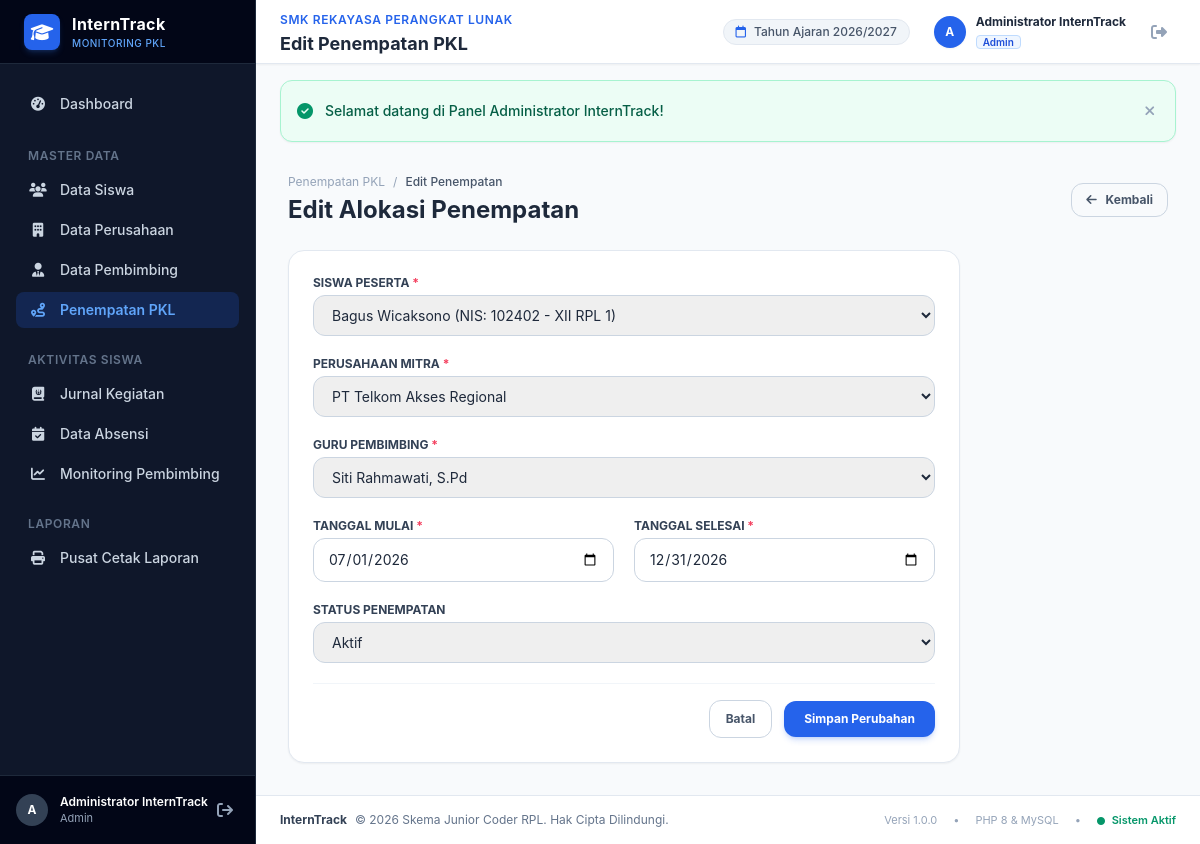
/admin/penempatan/edit.php?id=2 (signed in), run on the app's committed database.
### tables this page shows
CREATE TABLE `penempatan` (
  `id` int(11) NOT NULL AUTO_INCREMENT,
  `siswa_id` int(11) NOT NULL,
  `perusahaan_id` int(11) NOT NULL,
  `pembimbing_id` int(11) NOT NULL,
  `tanggal_mulai` date NOT NULL,
  `tanggal_selesai` date NOT NULL,
  `status` enum('Belum Mulai','Aktif','Selesai') NOT NULL DEFAULT 'Aktif',
  `created_at` timestamp NOT NULL DEFAULT current_timestamp(),
  PRIMARY KEY (`id`),
  KEY `fk_penempatan_siswa` (`siswa_id`),
  KEY `fk_penempatan_perusahaan` (`perusahaan_id`),
  KEY `fk_penempatan_pembimbing` (`pembimbing_id`),
  CONSTRAINT `fk_penempatan_pembimbing` FOREIGN KEY (`pembimbing_id`) REFERENCES `pembimbing` (`id`) ON DELETE CASCADE,
  CONSTRAINT `fk_penempatan_perusahaan` FOREIGN KEY (`perusahaan_id`) REFERENCES `perusahaan` (`id`) ON DELETE CASCADE,
  CONSTRAINT `fk_penempatan_siswa` FOREIGN KEY (`siswa_id`) REFERENCES `siswa` (`id`) ON DELETE CASCADE
);

CREATE TABLE `siswa` (
  `id` int(11) NOT NULL AUTO_INCREMENT,
  `user_id` int(11) DEFAULT NULL,
  `nis` varchar(20) NOT NULL,
  `nama` varchar(100) NOT NULL,
  `kelas` varchar(30) NOT NULL,
  `jurusan` varchar(60) NOT NULL,
  `no_hp` varchar(25) NOT NULL,
  `alamat` text DEFAULT NULL,
  `created_at` timestamp NOT NULL DEFAULT current_timestamp(),
  PRIMARY KEY (`id`),
  UNIQUE KEY `nis` (`nis`),
  KEY `fk_siswa_user` (`user_id`),
  CONSTRAINT `fk_siswa_user` FOREIGN KEY (`user_id`) REFERENCES `users` (`id`) ON DELETE SET NULL
);

CREATE TABLE `perusahaan` (
  `id` int(11) NOT NULL AUTO_INCREMENT,
  `nama_perusahaan` varchar(120) NOT NULL,
  `bidang_usaha` varchar(100) NOT NULL,
  `alamat` text NOT NULL,
  `kontak` varchar(50) NOT NULL,
  `email` varchar(100) DEFAULT NULL,
  `penanggung_jawab` varchar(100) DEFAULT NULL,
  `created_at` timestamp NOT NULL DEFAULT current_timestamp(),
  PRIMARY KEY (`id`)
);

CREATE TABLE `pembimbing` (
  `id` int(11) NOT NULL AUTO_INCREMENT,
  `user_id` int(11) DEFAULT NULL,
  `nip` varchar(30) NOT NULL,
  `nama` varchar(100) NOT NULL,
  `no_hp` varchar(25) NOT NULL,
  `email` varchar(100) DEFAULT NULL,
  `created_at` timestamp NOT NULL DEFAULT current_timestamp(),
  PRIMARY KEY (`id`),
  UNIQUE KEY `nip` (`nip`),
  KEY `fk_pembimbing_user` (`user_id`),
  CONSTRAINT `fk_pembimbing_user` FOREIGN KEY (`user_id`) REFERENCES `users` (`id`) ON DELETE SET NULL
);

### config/helper.php (called while the page is built, shortened)
<?php
function base_url($path = '') {
    $protocol = (!empty($_SERVER['HTTPS']) && $_SERVER['HTTPS'] !== 'off' || (isset($_SERVER['SERVER_PORT']) && $_SERVER['SERVER_PORT'] == 443)) ? "https://" : "http://";
    $host = isset($_SERVER['HTTP_HOST']) ? $_SERVER['HTTP_HOST'] : 'localhost';
    $script_dir = dirname($_SERVER['SCRIPT_NAME']);
    $script_dir = str_replace('\\', '/', $script_dir);
    $pos = stripos($script_dir, '/interntrack');
    if ($pos !== false) {
        $base = substr($script_dir, 0, $pos + 12);
    } else {
        $base = '';
    }
    $clean_path = ltrim($path, '/');
    return rtrim($protocol . $host . $base, '/') . ($clean_path ? '/' . $clean_path : '');
}

### admin/penempatan/edit.php (the view, shortened to what this page needs)
<?php
require_once __DIR__ . '/../../config/database.php';
require_once __DIR__ . '/../../config/helper.php';
$id = (int)($_GET['id'] ?? 0);
$stmt = $pdo->prepare("SELECT * FROM penempatan WHERE id = ?");
$stmt->execute([$id]);
$penempatan = $stmt->fetch();
$siswa_id = $penempatan['siswa_id'];
$perusahaan_id = $penempatan['perusahaan_id'];
$pembimbing_id = $penempatan['pembimbing_id'];
$tanggal_mulai = $penempatan['tanggal_mulai'];
$tanggal_selesai = $penempatan['tanggal_selesai'];
$status = $penempatan['status'];
$siswa_list = $pdo->query("SELECT id, nis, nama, kelas FROM siswa ORDER BY nama ASC")->fetchAll();
$perusahaan_list = $pdo->query("SELECT id, nama_perusahaan FROM perusahaan ORDER BY nama_perusahaan ASC")->fetchAll();
$pembimbing_list = $pdo->query("SELECT id, nama, nip FROM pembimbing ORDER BY nama ASC")->fetchAll();
require_once __DIR__ . '/../../includes/header.php';
?>
<div class="flex h-screen overflow-hidden">
    <?php require_once __DIR__ . '/../../includes/sidebar.php'; ?>
    <div class="flex-1 flex flex-col overflow-y-auto">
        <?php require_once __DIR__ . '/../../includes/navbar.php'; ?>
        <main class="p-4 sm:p-6 lg:p-8 space-y-6">
            <div class="flex items-center justify-between">
                <div>
                    <div class="flex items-center gap-2 text-xs text-slate-400 mb-1">
                        <a href="<?= base_url('admin/penempatan/index.php') ?>" class="hover:text-blue-600">Penempatan PKL</a>
                        <span>/</span>
                        <span class="text-slate-600 font-medium">Edit Penempatan</span>
                    </div>
                    <h2 class="text-xl sm:text-2xl font-bold text-slate-800">Edit Alokasi Penempatan</h2>
                </div>
                <a href="<?= base_url('admin/penempatan/index.php') ?>" class="px-3.5 py-2 rounded-xl border border-slate-300 text-slate-600 hover:bg-slate-100 text-xs font-bold transition-colors">
                    <i class="fa-solid fa-arrow-left mr-1.5"></i> Kembali
                </a>
            </div>
            <div class="bg-white rounded-2xl border border-slate-200 shadow-sm max-w-2xl overflow-hidden">
                <form action="<?= base_url('admin/penempatan/edit.php?id=' . $id) ?>" method="POST" class="p-6 space-y-5" novalidate>
                    <div>
                        <label for="siswa_id" class="block text-xs font-bold text-slate-700 uppercase mb-1">Siswa Peserta <span class="text-rose-500">*</span></label>
                        <select name="siswa_id" id="siswa_id" required class="w-full px-3.5 py-2.5 rounded-xl border border-slate-300 text-sm focus:outline-none focus:ring-2 focus:ring-blue-500">
                            <?php foreach ($siswa_list as $s): ?>
                                <option value="<?= $s['id'] ?>" <?= $siswa_id == $s['id'] ? 'selected' : '' ?>>
                                    <?= htmlspecialchars($s['nama']) ?> (NIS: <?= htmlspecialchars($s['nis']) ?> - <?= htmlspecialchars($s['kelas']) ?>)
                                </option>
                            <?php endforeach; ?>
                        </select>
                    </div>
                    <div>
                        <label for="perusahaan_id" class="block text-xs font-bold text-slate-700 uppercase mb-1">Perusahaan Mitra <span class="text-rose-500">*</span></label>
                        <select name="perusahaan_id" id="perusahaan_id" required class="w-full px-3.5 py-2.5 rounded-xl border border-slate-300 text-sm focus:outline-none focus:ring-2 focus:ring-blue-500">
                            <?php foreach ($perusahaan_list as $p): ?>
                                <option value="<?= $p['id'] ?>" <?= $perusahaan_id == $p['id'] ? 'selected' : '' ?>>
                                    <?= htmlspecialchars($p['nama_perusahaan']) ?>
                                </option>
                            <?php endforeach; ?>
                        </select>
                    </div>
                    <div>
                        <label for="pembimbing_id" class="block text-xs font-bold text-slate-700 uppercase mb-1">Guru Pembimbing <span class="text-rose-500">*</span></label>
                        <select name="pembimbing_id" id="pembimbing_id" required class="w-full px-3.5 py-2.5 rounded-xl border border-slate-300 text-sm focus:outline-none focus:ring-2 focus:ring-blue-500">
                            <?php foreach ($pembimbing_list as $pem): ?>
                                <option value="<?= $pem['id'] ?>" <?= $pembimbing_id == $pem['id'] ? 'selected' : '' ?>>
                                    <?= htmlspecialchars($pem['nama']) ?>
                                </option>
                            <?php endforeach; ?>
                        </select>
                    </div>
                    <div class="grid grid-cols-1 sm:grid-cols-2 gap-5">
                        <div>
                            <label for="tanggal_mulai" class="block text-xs font-bold text-slate-700 uppercase mb-1">Tanggal Mulai <span class="text-rose-500">*</span></label>
                            <input type="date" name="tanggal_mulai" id="tanggal_mulai" value="<?= htmlspecialchars($tanggal_mulai) ?>" required
                                   class="w-full px-3.5 py-2.5 rounded-xl border border-slate-300 text-sm focus:outline-none focus:ring-2 focus:ring-blue-500">
                        </div>
                        <div>
                            <label for="tanggal_selesai" class="block text-xs font-bold text-slate-700 uppercase mb-1">Tanggal Selesai <span class="text-rose-500">*</span></label>
                            <input type="date" name="tanggal_selesai" id="tanggal_selesai" value="<?= htmlspecialchars($tanggal_selesai) ?>" required
                                   class="w-full px-3.5 py-2.5 rounded-xl border border-slate-300 text-sm focus:outline-none focus:ring-2 focus:ring-blue-500">
                        </div>
                    </div>
                    <div>
                        <label for="status" class="block text-xs font-bold text-slate-700 uppercase mb-1">Status Penempatan</label>
                        <select name="status" id="status" class="w-full px-3.5 py-2.5 rounded-xl border border-slate-300 text-sm focus:outline-none focus:ring-2 focus:ring-blue-500">
                            <option value="Aktif" <?= $status === 'Aktif' ? 'selected' : '' ?>>Aktif</option>
                        </select>
                    </div>
                    <div class="pt-4 border-t border-slate-100 flex items-center justify-end gap-3">
                        <a href="<?= base_url('admin/penempatan/index.php') ?>" class="px-4 py-2.5 border border-slate-300 rounded-xl text-slate-600 hover:bg-slate-50 text-xs font-bold">Batal</a>
                        <button type="submit" class="px-5 py-2.5 bg-blue-600 hover:bg-blue-700 text-white rounded-xl text-xs font-bold shadow-md shadow-blue-600/20">
                            Simpan Perubahan
                        </button>
                    </div>
                </form>
            </div>
        </main>
        <?php require_once __DIR__ . '/../../includes/footer.php'; ?>

### assets/css/style.css (style rules this page uses)
body { font-family: -apple-system, BlinkMacSystemFont, "Segoe UI", Roboto, "Helvetica Neue", Arial, sans-serif; background-color: #f8fafc; color: #1e293b; }

### data on the page
penempatan: siswa_id "Bagus Wicaksono (NIS: 102402 - XII RPL 1)", perusahaan_id "PT Telkom Akses Regional", pembimbing_id "Siti Rahmawati, S.Pd", tanggal_mulai "07/01/2026", tanggal_selesai "12/31/2026", status "Aktif"

### other printed values
substr($current_user['nama_lengkap'] ?? 'U', 0, 1) "A"
$current_user['nama_lengkap'] "Administrator InternTrack"
$current_user['role'] "Admin"
$page_title "Edit Penempatan PKL"
$flash['message'] "Selamat datang di Panel Administrator InternTrack!"
